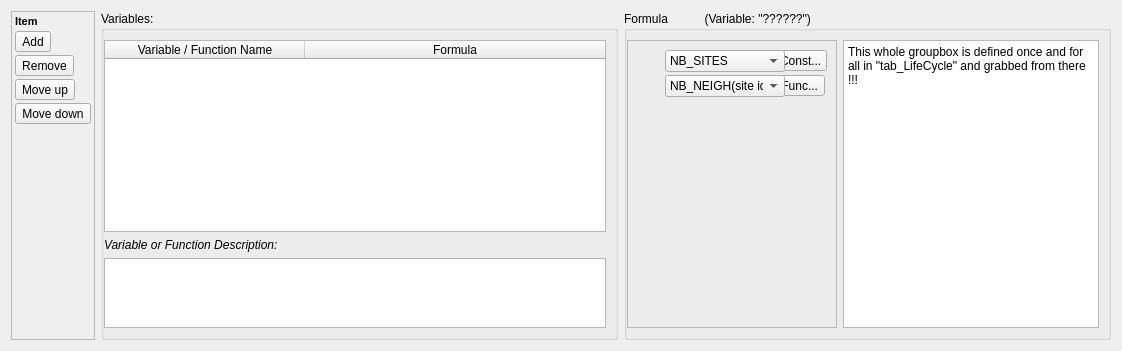
        <widget class="QWidget" name="tab_Variables">
         <attribute name="icon">
          <iconset resource="Resources/Resources.qrc">
           <normaloff>:/new/prefix1/variable-icon.png</normaloff>:/new/prefix1/variable-icon.png</iconset>
         </attribute>
         <attribute name="title">
          <string>Variables</string>
         </attribute>
         <layout class="QVBoxLayout" name="verticalLayout_11">
          <item>
           <layout class="QHBoxLayout" name="horizontalLayout_9">
            <item>
             <layout class="QHBoxLayout" name="horizontalLayout_2">
              <item>
               <widget class="QFrame" name="frame_11">
                <property name="frameShape">
                 <enum>QFrame::StyledPanel</enum>
                </property>
                <property name="frameShadow">
                 <enum>QFrame::Raised</enum>
                </property>
                <layout class="QVBoxLayout" name="verticalLayout_36">
                 <property name="spacing">
                  <number>3</number>
                 </property>
                 <property name="margin">
                  <number>3</number>
                 </property>
                 <item>
                  <widget class="QLabel" name="label_30">
                   <property name="font">
                    <font>
                     <pointsize>8</pointsize>
                     <weight>75</weight>
                     <bold>true</bold>
                    </font>
                   </property>
                   <property name="text">
                    <string>Item</string>
                   </property>
                  </widget>
                 </item>
                 <item>
                  <widget class="QToolButton" name="toolButton_VarAdd">
                   <property name="text">
                    <string>Add</string>
                   </property>
                   <property name="icon">
                    <iconset resource="Resources/Resources.qrc">
                     <normaloff>:/new/prefix1/add-icon.png</normaloff>:/new/prefix1/add-icon.png</iconset>
                   </property>
                  </widget>
                 </item>
                 <item>
                  <widget class="QToolButton" name="toolButton_VarRemove">
                   <property name="text">
                    <string>Remove</string>
                   </property>
                   <property name="icon">
                    <iconset resource="Resources/Resources.qrc">
                     <normaloff>:/new/prefix1/remove-icon.png</normaloff>:/new/prefix1/remove-icon.png</iconset>
                   </property>
                  </widget>
                 </item>
                 <item>
                  <widget class="QToolButton" name="toolButton_VarRowUp">
                   <property name="toolTip">
                    <string>Move up</string>
                   </property>
                   <property name="text">
                    <string>Move up</string>
                   </property>
                   <property name="icon">
                    <iconset resource="Resources/Resources.qrc">
                     <normaloff>:/new/prefix1/up-icon.png</normaloff>:/new/prefix1/up-icon.png</iconset>
                   </property>
                  </widget>
                 </item>
                 <item>
                  <widget class="QToolButton" name="toolButton_VarRowDown">
                   <property name="toolTip">
                    <string>Move down</string>
                   </property>
                   <property name="text">
                    <string>Move down</string>
                   </property>
                   <property name="icon">
                    <iconset resource="Resources/Resources.qrc">
                     <normaloff>:/new/prefix1/down-icon.png</normaloff>:/new/prefix1/down-icon.png</iconset>
                   </property>
                  </widget>
                 </item>
                 <item>
                  <spacer name="verticalSpacer_16">
                   <property name="orientation">
                    <enum>Qt::Vertical</enum>
                   </property>
                   <property name="sizeHint" stdset="0">
                    <size>
                     <width>20</width>
                     <height>40</height>
                    </size>
                   </property>
                  </spacer>
                 </item>
                </layout>
               </widget>
              </item>
              <item>
               <widget class="QGroupBox" name="groupBox_6">
                <property name="title">
                 <string>Variables:</string>
                </property>
                <layout class="QVBoxLayout" name="verticalLayout_21">
                 <property name="leftMargin">
                  <number>0</number>
                 </property>
                 <item>
                  <widget class="QTableWidget" name="tableWidget_Variables">
                   <property name="minimumSize">
                    <size>
                     <width>502</width>
                     <height>0</height>
                    </size>
                   </property>
                   <property name="selectionBehavior">
                    <enum>QAbstractItemView::SelectRows</enum>
                   </property>
                   <attribute name="horizontalHeaderDefaultSectionSize">
                    <number>200</number>
                   </attribute>
                   <attribute name="horizontalHeaderMinimumSectionSize">
                    <number>200</number>
                   </attribute>
                   <attribute name="horizontalHeaderStretchLastSection">
                    <bool>true</bool>
                   </attribute>
                   <column>
                    <property name="text">
                     <string>Variable / Function Name</string>
                    </property>
                   </column>
                   <column>
                    <property name="text">
                     <string>Formula</string>
                    </property>
                   </column>
                  </widget>
                 </item>
                 <item>
                  <widget class="QLabel" name="label_29">
                   <property name="font">
                    <font>
                     <italic>true</italic>
                    </font>
                   </property>
                   <property name="text">
                    <string>Variable or Function Description:</string>
                   </property>
                  </widget>
                 </item>
                 <item>
                  <widget class="QPlainTextEdit" name="plainTextEdit_VarDesc">
                   <property name="maximumSize">
                    <size>
                     <width>16777215</width>
                     <height>70</height>
                    </size>
                   </property>
                   <property name="horizontalScrollBarPolicy">
                    <enum>Qt::ScrollBarAlwaysOff</enum>
                   </property>
                   <property name="plainText">
                    <string/>
                   </property>
                  </widget>
                 </item>
                </layout>
               </widget>
              </item>
             </layout>
            </item>
            <item>
             <widget class="QGroupBox" name="groupBox_VarFuncTrashed">
              <property name="title">
               <string>Formula           (Variable: &quot;??????&quot;)</string>
              </property>
              <layout class="QHBoxLayout" name="horizontalLayout_10">
               <property name="leftMargin">
                <number>0</number>
               </property>
               <item>
                <widget class="QFrame" name="frame_9">
                 <property name="sizePolicy">
                  <sizepolicy hsizetype="Expanding" vsizetype="Preferred">
                   <horstretch>0</horstretch>
                   <verstretch>0</verstretch>
                  </sizepolicy>
                 </property>
                 <property name="maximumSize">
                  <size>
                   <width>210</width>
                   <height>16777215</height>
                  </size>
                 </property>
                 <property name="frameShape">
                  <enum>QFrame::StyledPanel</enum>
                 </property>
                 <property name="frameShadow">
                  <enum>QFrame::Raised</enum>
                 </property>
                 <layout class="QVBoxLayout" name="verticalLayout_22">
                  <item>
                   <layout class="QGridLayout" name="gridLayout_5">
                    <property name="spacing">
                     <number>3</number>
                    </property>
                    <item row="0" column="2">
                     <widget class="QToolButton" name="toolButton_10">
                      <property name="text">
                       <string>New Const...</string>
                      </property>
                      <property name="icon">
                       <iconset resource="Resources/Resources.qrc">
                        <normaloff>:/new/prefix1/new-icon3.png</normaloff>:/new/prefix1/new-icon3.png</iconset>
                      </property>
                      <property name="toolButtonStyle">
                       <enum>Qt::ToolButtonIconOnly</enum>
                      </property>
                     </widget>
                    </item>
                    <item row="0" column="0">
                     <widget class="QLabel" name="label_15">
                      <property name="minimumSize">
                       <size>
                        <width>25</width>
                        <height>0</height>
                       </size>
                      </property>
                      <property name="text">
                       <string/>
                      </property>
                      <property name="pixmap">
                       <pixmap resource="Resources/Resources.qrc">:/new/prefix1/variable-B-icon.png</pixmap>
                      </property>
                     </widget>
                    </item>
                    <item row="0" column="1">
                     <widget class="QComboBox" name="comboBox_4">
                      <property name="minimumSize">
                       <size>
                        <width>120</width>
                        <height>0</height>
                       </size>
                      </property>
                      <property name="maximumSize">
                       <size>
                        <width>120</width>
                        <height>16777215</height>
                       </size>
                      </property>
                      <item>
                       <property name="text">
                        <string>NB_SITES</string>
                       </property>
                      </item>
                     </widget>
                    </item>
                    <item row="1" column="2">
                     <widget class="QToolButton" name="toolButton_11">
                      <property name="text">
                       <string>New Func...</string>
                      </property>
                      <property name="icon">
                       <iconset resource="Resources/Resources.qrc">
                        <normaloff>:/new/prefix1/new-icon3.png</normaloff>:/new/prefix1/new-icon3.png</iconset>
                      </property>
                     </widget>
                    </item>
                    <item row="1" column="1">
                     <widget class="QComboBox" name="comboBox_2">
                      <property name="sizePolicy">
                       <sizepolicy hsizetype="Fixed" vsizetype="Fixed">
                        <horstretch>0</horstretch>
                        <verstretch>0</verstretch>
                       </sizepolicy>
                      </property>
                      <property name="minimumSize">
                       <size>
                        <width>120</width>
                        <height>0</height>
                       </size>
                      </property>
                      <property name="maximumSize">
                       <size>
                        <width>120</width>
                        <height>16777215</height>
                       </size>
                      </property>
                      <item>
                       <property name="text">
                        <string>NB_NEIGH(site id)</string>
                       </property>
                      </item>
                      <item>
                       <property name="text">
                        <string>MEAN(attribute name)</string>
                       </property>
                      </item>
                     </widget>
                    </item>
                    <item row="1" column="0">
                     <widget class="QLabel" name="label_16">
                      <property name="minimumSize">
                       <size>
                        <width>0</width>
                        <height>0</height>
                       </size>
                      </property>
                      <property name="text">
                       <string/>
                      </property>
                      <property name="pixmap">
                       <pixmap resource="Resources/Resources.qrc">:/new/prefix1/function-icon3.png</pixmap>
                      </property>
                     </widget>
                    </item>
                   </layout>
                  </item>
                  <item>
                   <spacer name="verticalSpacer_7">
                    <property name="orientation">
                     <enum>Qt::Vertical</enum>
                    </property>
                    <property name="sizeHint" stdset="0">
                     <size>
                      <width>20</width>
                      <height>40</height>
                     </size>
                    </property>
                   </spacer>
                  </item>
                 </layout>
                </widget>
               </item>
               <item>
                <widget class="QPlainTextEdit" name="plainTextEdit">
                 <property name="plainText">
                  <string>This whole groupbox is defined once and for all in &quot;tab_LifeCycle&quot; and grabbed from there !!!</string>
                 </property>
                </widget>
               </item>
              </layout>
             </widget>
            </item>
           </layout>
          </item>
         </layout>
        </widget>
